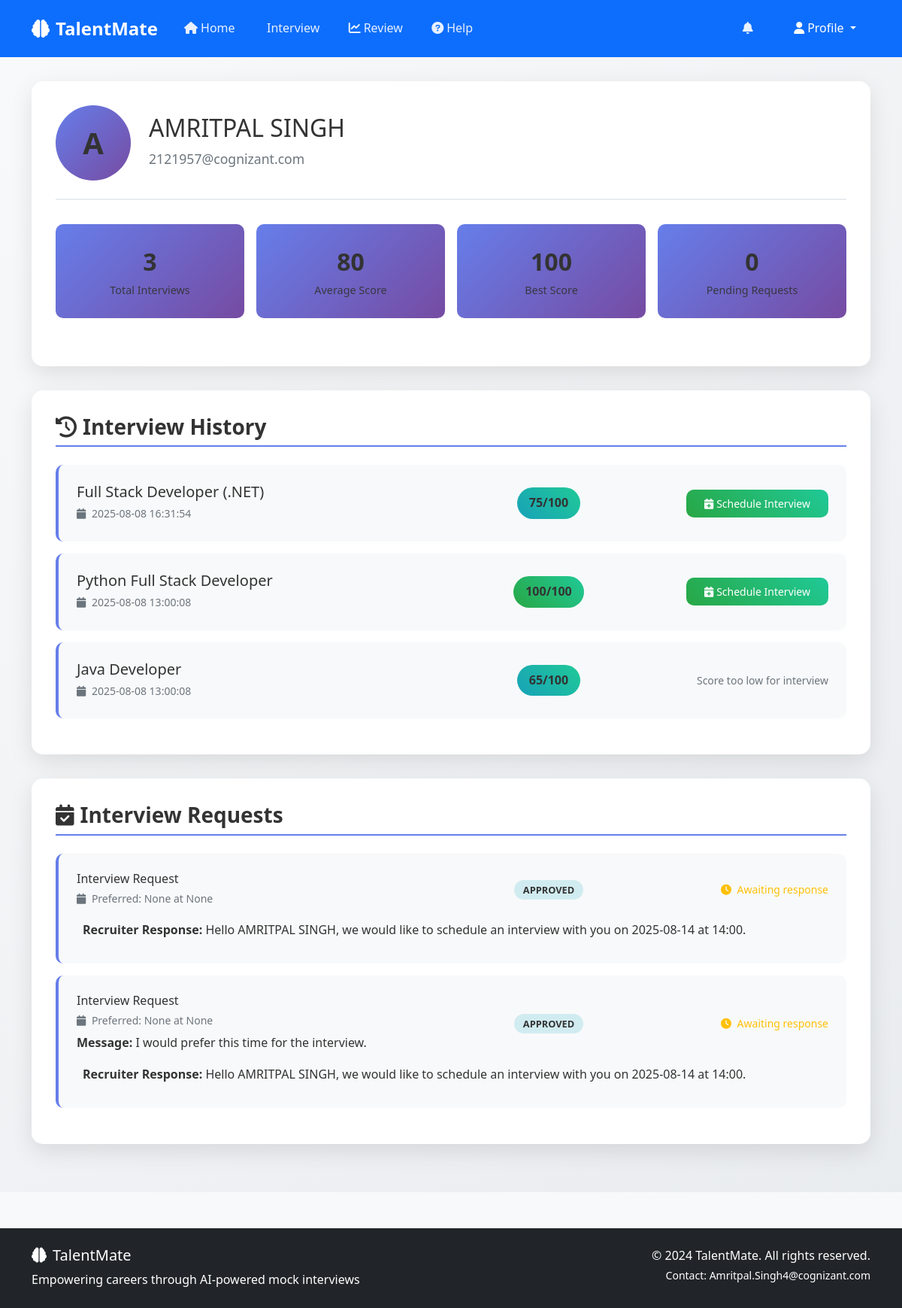
Screenshot of /profile (signed in) with the database file from the repository.
### tables this page shows
CREATE TABLE users (
            id INTEGER PRIMARY KEY AUTOINCREMENT,
            username TEXT UNIQUE NOT NULL,
            email TEXT UNIQUE NOT NULL,
            password_hash TEXT NOT NULL,
            full_name TEXT,
            created_at TIMESTAMP DEFAULT CURRENT_TIMESTAMP
        , role TEXT DEFAULT "user", phone TEXT, company TEXT, position TEXT, experience_years INTEGER, skills TEXT, bio TEXT, profile_picture TEXT);

CREATE TABLE interview_sessions (
            id INTEGER PRIMARY KEY AUTOINCREMENT,
            user_id INTEGER,
            session_id TEXT UNIQUE,
            job_role TEXT,
            resume_data TEXT,
            questions TEXT,
            answers TEXT,
            scores TEXT,
            created_at TIMESTAMP DEFAULT CURRENT_TIMESTAMP, overall_score INTEGER, status TEXT DEFAULT "completed",
            FOREIGN KEY (user_id) REFERENCES users (id)
        );

CREATE TABLE interview_requests (
            id INTEGER PRIMARY KEY AUTOINCREMENT,
            user_id INTEGER,
            session_id TEXT,
            preferred_date DATETIME,
            preferred_time TEXT,
            message TEXT,
            status TEXT DEFAULT 'pending',
            recruiter_id INTEGER,
            recruiter_response TEXT,
            scheduled_date DATETIME,
            created_at TIMESTAMP DEFAULT CURRENT_TIMESTAMP,
            updated_at TIMESTAMP DEFAULT CURRENT_TIMESTAMP, recruiter_proposed_date TEXT, recruiter_proposed_time TEXT, user_response TEXT DEFAULT "pending", user_proposed_date TEXT, user_proposed_time TEXT, final_date TEXT, final_time TEXT, workflow_status TEXT DEFAULT "recruiter_scheduling",
            FOREIGN KEY (user_id) REFERENCES users (id),
            FOREIGN KEY (recruiter_id) REFERENCES users (id)
        );

### app.py (the view)
@app.route('/profile')
@login_required
def profile():
    user_info = get_user_info(session['user_id'])
    if not user_info:
        flash('User not found', 'error')
        return redirect(url_for('home'))
    conn = sqlite3.connect('talentmate.db')
    cursor = conn.cursor()
    cursor.execute('''
        SELECT session_id, job_role, overall_score, created_at, status
        FROM interview_sessions
        WHERE user_id = ?
        ORDER BY created_at DESC
    ''', (session['user_id'],))
    interview_history = cursor.fetchall()
    cursor.execute('''
        SELECT ir.*, u.full_name as recruiter_name
        FROM interview_requests ir
        LEFT JOIN users u ON ir.recruiter_id = u.id
        WHERE ir.user_id = ?
        ORDER BY ir.created_at DESC
    ''', (session['user_id'],))
    interview_requests = cursor.fetchall()
    conn.close()
    return render_template('profile.html', user=user_info, interview_history=interview_history, interview_requests=interview_requests)

### app.py (called while the page is built)
def login_required(f):
    @wraps(f)
    def decorated_function(*args, **kwargs):
        if 'user_id' not in session:
            flash('Please log in to access this page.', 'error')
            return redirect(url_for('login'))
        return f(*args, **kwargs)
    return decorated_function

def get_user_info(user_id):
    conn = sqlite3.connect('talentmate.db')
    cursor = conn.cursor()
    cursor.execute('''
        SELECT username, email, full_name, role, phone, company, position,
               experience_years, skills, bio, profile_picture, created_at
        FROM users WHERE id = ?
    ''', (user_id,))
    user = cursor.fetchone()
    conn.close()
    return user

### templates/profile.html (shortened to what this page needs)
{% extends "base.html" %}
{% block content %}
<div class="profile-container">
    <div class="container">
        <div class="profile-card">
            <div class="profile-header">
                <div class="profile-avatar">
                    {{ user[2][0].upper() if user[2] else 'U' }}
                </div>
                <div class="profile-info">
                    <h2>{{ user[2] or 'User' }}</h2>
                    <p class="text-muted mb-1">{{ user[1] }}</p>
                </div>
                <div class="ms-auto">
                    <a href="{{ url_for('edit_profile') }}" class="btn btn-outline-primary">
                        <i class="fas fa-edit me-1"></i>Edit Profile
                    </a>
                </div>
            </div>
            <div class="profile-stats">
                <div class="stat-card">
                    <span class="stat-number">{{ interview_history|length }}</span>
                    <span class="stat-label">Total Interviews</span>
                </div>
                <div class="stat-card">
                    <span class="stat-number">
                        {% set scores = interview_history|selectattr(2)|map(attribute=2)|list %}
                        {% if scores %}{{ (scores|sum / scores|length)|round|int }}{% else %}0{% endif %}
                    </span>
                    <span class="stat-label">Average Score</span>
                </div>
                <div class="stat-card">
                    <span class="stat-number">
                        {% set best_score = interview_history|selectattr(2)|map(attribute=2)|max if interview_history|selectattr(2)|list else 0 %}
                        {{ best_score or 0 }}
                    </span>
                    <span class="stat-label">Best Score</span>
                </div>
                <div class="stat-card">
                    <span class="stat-number">{{ interview_requests|selectattr(6, 'equalto', 'pending')|list|length }}</span>
                    <span class="stat-label">Pending Requests</span>
                </div>
            </div>
        </div>
        <div class="profile-card">
            <h3 class="section-title">
                <i class="fas fa-history me-2"></i>Interview History
            </h3>
            {% if interview_history %}
                {% for session in interview_history %}
                <div class="interview-card">
                    <div class="row align-items-center">
                        <div class="col-md-6">
                            <h5 class="mb-1">{{ session[1] or 'General Interview' }}</h5>
                            <small class="text-muted">
                                <i class="fas fa-calendar me-1"></i>
                                {{ session[3].split('T')[0] if session[3] else 'Unknown date' }}
                            </small>
                        </div>
                        <div class="col-md-3 text-center">
                            {% if session[2] %}
                                {% set score = session[2] %}
                                <span class="score-badge
                                    {% if score >= 80 %}score-excellent
                                    {% elif score >= 60 %}score-good
                                    {% elif score >= 40 %}score-average
                                    {% else %}score-poor{% endif %}">
                                    {{ score }}/100
                                </span>
                            {% else %}
                                <span class="badge bg-secondary">No Score</span>
                            {% endif %}
                        </div>
                        <div class="col-md-3 text-end">
                                                         {% if session[2] and session[2] >= 70 %}
                                 <button class="btn btn-sm btn-success" onclick="openScheduleForm('{{ session[0] }}', '{{ session[1] }}', '{{ session[2] }}')">
                                     <i class="fas fa-calendar-plus me-1"></i>Schedule Interview
                                 </button>
                            {% else %}
                                <small class="text-muted">Score too low for interview</small>
                            {% endif %}
                        </div>
                    </div>
                </div>
                {% endfor %}
            {% endif %}
        </div>
        <div class="profile-card">
            <h3 class="section-title">
                <i class="fas fa-calendar-check me-2"></i>Interview Requests
            </h3>
            {% if interview_requests %}
                {% for request in interview_requests %}
                <div class="interview-card">
                    <div class="row align-items-center">
                        <div class="col-md-6">
                            <h6 class="mb-1">Interview Request</h6>
                            <small class="text-muted">
                                <i class="fas fa-calendar me-1"></i>
                                Preferred: {{ request[3] }} at {{ request[4] }}
                            </small>
                            {% if request[5] %}
                                <p class="mt-1 mb-0"><strong>Message:</strong> {{ request[5] }}</p>
                            {% endif %}
                        </div>
                        <div class="col-md-3 text-center">
                            <span class="status-badge status-{{ request[6] }}">
                                {{ request[6] }}
                            </span>
                        </div>
                        <div class="col-md-3 text-end">
                            {% if request[6] == 'approved' and request[9] %}
                                <small class="text-success">
                                    <i class="fas fa-check me-1"></i>
                                    Scheduled: {{ request[9] }}
                                </small>
                            {% elif request[6] == 'rejected' %}
                                <small class="text-danger">
                                    <i class="fas fa-times me-1"></i>
                                    Request declined
                                </small>
                            {% else %}
                                <small class="text-warning">
                                    <i class="fas fa-clock me-1"></i>
                                    Awaiting response
                                </small>
                            {% endif %}
                        </div>
                    </div>
                    {% if request[8] %}
                        <div class="mt-2 p-2 bg-light rounded">
                            <strong>Recruiter Response:</strong> {{ request[8] }}
                        </div>
                    {% endif %}
                </div>
                {% endfor %}
            {% else %}
                <div class="text-center py-4">
                    <i class="fas fa-calendar-times fa-3x text-muted mb-3"></i>
                    <h5>No interview requests yet</h5>
                    <p class="text-muted">Complete interviews with good scores to request real interviews.</p>
                </div>
            {% endif %}
        </div>
    </div>
</div>
{% endblock %}

### static/css/style.css (style rules this page uses)
:root { --primary-color: #667eea; --primary-dark: #764ba2; --success-color: #28a745; --warning-color: #ffc107; --danger-color: #dc3545; --info-color: #17a2b8; --light-color: #f8f9fa; --dark-color: #343a40; --font-family: 'Segoe UI', Tahoma, Geneva, Verdana, sans-serif; --border-radius: 10px; --box-shadow: 0 8px 25px rgba(0,0,0,0.1); --transition: all 0.3s ease; --navbar-height: 76px; }
* { margin: 0; padding: 0; box-sizing: border-box; }
body { font-family: var(--font-family); line-height: 1.6; color: #333 !important; background-color: #f8f9fa; min-height: 100vh; padding-top: var(--navbar-height); }
* { color: inherit; }
p, span, div, h1, h2, h3, h4, h5, h6, label, li, td, th { color: #333 !important; }
.text-muted { color: #6c757d !important; }
.text-warning { color: #ffc107 !important; }
.container { opacity: 1 !important; visibility: visible !important; }
.btn { border-radius: var(--border-radius); font-weight: 500; padding: 0.5rem 1.5rem; transition: var(--transition); border: none; }
.btn-success { background: linear-gradient(45deg, var(--success-color), #20c997); }
.btn { color: white !important; }
.btn * { color: white !important; }
.section-title { color: #333 !important; }
body, html { color: #333 !important; }
.bg-white, .bg-light { color: #333 !important; }
.bg-white *, .bg-light * { color: #333 !important; }

### templates/profile.html (style rules this page uses)
.profile-container { padding: 2rem 0; min-height: 100vh; background: linear-gradient(135deg, #f8f9fa 0%, #e9ecef 100%); }
.profile-card { background: white; border-radius: 15px; box-shadow: 0 10px 30px rgba(0,0,0,0.1); padding: 2rem; margin-bottom: 2rem; }
.profile-header { display: flex; align-items: center; margin-bottom: 2rem; padding-bottom: 1.5rem; border-bottom: 2px solid #e9ecef; }
.profile-avatar { width: 100px; height: 100px; border-radius: 50%; background: linear-gradient(135deg, #667eea, #764ba2); display: flex; align-items: center; justify-content: center; color: white; font-size: 2.5rem; font-weight: bold; margin-right: 1.5rem; }
.profile-info h2 { color: #333; margin-bottom: 0.5rem; }
.profile-info .text-muted { font-size: 1.1rem; }
.section-title { color: #667eea; font-weight: bold; margin-bottom: 1.5rem; padding-bottom: 0.5rem; border-bottom: 2px solid #667eea; }
.interview-card { background: #f8f9fa; border-radius: 10px; padding: 1.5rem; margin-bottom: 1rem; border-left: 4px solid #667eea; transition: transform 0.2s ease; }
.score-badge { display: inline-block; padding: 0.5rem 1rem; border-radius: 25px; font-weight: bold; color: white; }
.score-excellent { background: linear-gradient(45deg, #28a745, #20c997); }
.score-good { background: linear-gradient(45deg, #17a2b8, #20c997); }
.status-badge { padding: 0.25rem 0.75rem; border-radius: 15px; font-size: 0.8rem; font-weight: bold; text-transform: uppercase; }
.status-approved { background: #d1ecf1; color: #0c5460; }
.profile-stats { display: grid; grid-template-columns: repeat(auto-fit, minmax(150px, 1fr)); gap: 1rem; margin-bottom: 2rem; }
.stat-card { background: linear-gradient(135deg, #667eea, #764ba2); color: white; padding: 1.5rem; border-radius: 10px; text-align: center; }
.stat-number { font-size: 2rem; font-weight: bold; display: block; }
.stat-label { font-size: 0.9rem; opacity: 0.9; }

### rows the page displays
users: full_name "A", full_name "AMRITPAL SINGH", email "2121957@cognizant.com"
interview_sessions: job_role "Full Stack Developer (.NET)", created_at "2025-08-08 16:31:54", overall_score "75"
interview_sessions: job_role "Python Full Stack Developer", created_at "2025-08-08 13:00:08", overall_score "100"
interview_sessions: job_role "Java Developer", created_at "2025-08-08 13:00:08", overall_score "65", shows "Score too low for interview"
interview_requests: request "None", status "APPROVED", shows "Awaiting response", recruiter_response "Hello AMRITPAL SINGH, we would like to schedule an interview with you on 2025-08-14 at 14:00."
interview_requests: request "None", message "I would prefer this time for the interview.", status "APPROVED", shows "Awaiting response", recruiter_response "Hello AMRITPAL SINGH, we would like to schedule an interview with you on 2025-08-14 at 14:00."

### other values shown
{{ interview_history|length }} "3"
{{ (scores|sum / scores|length)|round|int }} "80"
{{ best_score or 0 }} "100"
{{ interview_requests|selectattr(6, 'equalto', 'pending')|list|length }} "0"
